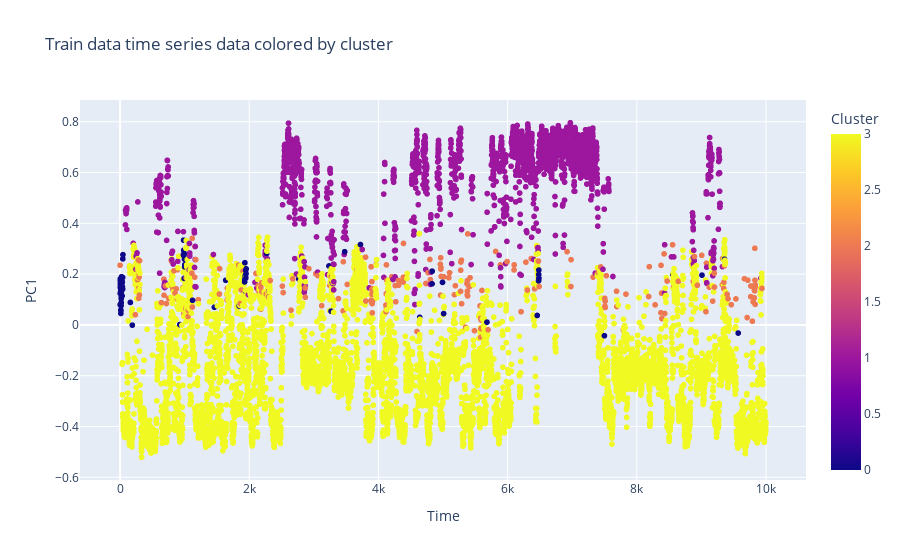

This figure's notebook cell:
### Code cell
fig = px.scatter(
    x=np.arange(X_train_pca.shape[0]),
    y=X_train_pca[:, 0],
    color=train_clusters,
    color_discrete_sequence=px.colors.qualitative.Plotly,
    labels={'x':'Time', 'y':'PC1', 'color':'Cluster'},
    title='Train data time series data colored by cluster',
    )
fig.show()

### Figure 1 — Plotly figure (JSON) as saved in the notebook; plotly's stock layout.template omitted (floating-point values rounded to 4 significant figures; data arrays with more than 128 entries replaced by an {"elided": "..."} marker saying what was removed)
{"data": [{"hovertemplate": "Time=%{x}<br>PC1=%{y}<br>Cluster=%{marker.color}<extra></extra>", "legendgroup": "", "marker": {"color": {"elided": "10000 int values"}, "coloraxis": "coloraxis", "symbol": "circle"}, "mode": "markers", "name": "", "showlegend": false, "type": "scattergl", "x": {"elided": "10000 int values"}, "xaxis": "x", "y": {"elided": "10000 float values"}, "yaxis": "y"}], "layout": {"coloraxis": {"colorbar": {"title": {"text": "Cluster"}}, "colorscale": [[0, "#0d0887"], [0.1111, "#46039f"], [0.2222, "#7201a8"], [0.3333, "#9c179e"], [0.4444, "#bd3786"], [0.5556, "#d8576b"], [0.6667, "#ed7953"], [0.7778, "#fb9f3a"], [0.8889, "#fdca26"], [1, "#f0f921"]]}, "legend": {"tracegroupgap": 0}, "title": {"text": "Train data time series data colored by cluster"}, "xaxis": {"anchor": "y", "domain": [0, 1], "title": {"text": "Time"}}, "yaxis": {"anchor": "x", "domain": [0, 1], "title": {"text": "PC1"}}}}
